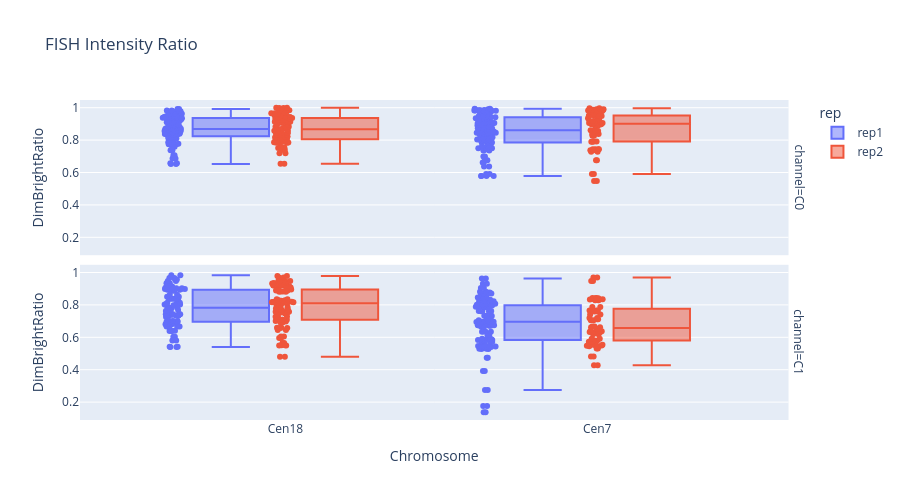

This figure's notebook cell:
### Code cell
f = px.box(df, x='Chromosome', y='DimBrightRatio', color='rep', points='all', width=900, height=500, facet_row='channel', title='FISH Intensity Ratio', hover_data=['fname', 'nucleus_label'])
f.write_html('FISH_Dim_Bright_Intensity_Ratio.html')
f

### Figure 1 — Plotly figure (JSON) as saved in the notebook; plotly's stock layout.template omitted (floating-point values rounded to 4 significant figures; data arrays with more than 128 entries replaced by an {"elided": "..."} marker saying what was removed)
{"data": [{"alignmentgroup": "True", "boxpoints": "all", "customdata": {"elided": "226x2 mixed values"}, "hovertemplate": "rep=rep1<br>channel=C0<br>Chromosome=%{x}<br>DimBrightRatio=%{y}<br>fname=%{customdata[0]}<br>nucleus_label=%{customdata[1]}<extra></extra>", "legendgroup": "rep1", "marker": {"color": "#636efa"}, "name": "rep1", "notched": false, "offsetgroup": "rep1", "orientation": "v", "showlegend": true, "type": "box", "x": {"elided": "226 str values"}, "x0": " ", "xaxis": "x2", "y": {"elided": "226 float values"}, "y0": " ", "yaxis": "y2"}, {"alignmentgroup": "True", "boxpoints": "all", "customdata": {"elided": "208x2 mixed values"}, "hovertemplate": "rep=rep1<br>channel=C1<br>Chromosome=%{x}<br>DimBrightRatio=%{y}<br>fname=%{customdata[0]}<br>nucleus_label=%{customdata[1]}<extra></extra>", "legendgroup": "rep1", "marker": {"color": "#636efa"}, "name": "rep1", "notched": false, "offsetgroup": "rep1", "orientation": "v", "showlegend": false, "type": "box", "x": {"elided": "208 str values"}, "x0": " ", "xaxis": "x", "y": {"elided": "208 float values"}, "y0": " ", "yaxis": "y"}, {"alignmentgroup": "True", "boxpoints": "all", "customdata": {"elided": "166x2 mixed values"}, "hovertemplate": "rep=rep2<br>channel=C0<br>Chromosome=%{x}<br>DimBrightRatio=%{y}<br>fname=%{customdata[0]}<br>nucleus_label=%{customdata[1]}<extra></extra>", "legendgroup": "rep2", "marker": {"color": "#EF553B"}, "name": "rep2", "notched": false, "offsetgroup": "rep2", "orientation": "v", "showlegend": true, "type": "box", "x": {"elided": "166 str values"}, "x0": " ", "xaxis": "x2", "y": {"elided": "166 float values"}, "y0": " ", "yaxis": "y2"}, {"alignmentgroup": "True", "boxpoints": "all", "customdata": {"elided": "170x2 mixed values"}, "hovertemplate": "rep=rep2<br>channel=C1<br>Chromosome=%{x}<br>DimBrightRatio=%{y}<br>fname=%{customdata[0]}<br>nucleus_label=%{customdata[1]}<extra></extra>", "legendgroup": "rep2", "marker": {"color": "#EF553B"}, "name": "rep2", "notched": false, "offsetgroup": "rep2", "orientation": "v", "showlegend": false, "type": "box", "x": {"elided": "170 str values"}, "x0": " ", "xaxis": "x", "y": {"elided": "170 float values"}, "y0": " ", "yaxis": "y"}], "layout": {"annotations": [{"font": {}, "showarrow": false, "text": "channel=C1", "textangle": 90, "x": 0.98, "xanchor": "left", "xref": "paper", "y": 0.2425, "yanchor": "middle", "yref": "paper"}, {"font": {}, "showarrow": false, "text": "channel=C0", "textangle": 90, "x": 0.98, "xanchor": "left", "xref": "paper", "y": 0.7575, "yanchor": "middle", "yref": "paper"}], "boxmode": "group", "height": 500, "legend": {"title": {"text": "rep"}, "tracegroupgap": 0}, "title": {"text": "FISH Intensity Ratio"}, "width": 900, "xaxis": {"anchor": "y", "domain": [0, 0.98], "title": {"text": "Chromosome"}}, "xaxis2": {"anchor": "y2", "domain": [0, 0.98], "matches": "x", "showticklabels": false}, "yaxis": {"anchor": "x", "domain": [0, 0.485], "title": {"text": "DimBrightRatio"}}, "yaxis2": {"anchor": "x2", "domain": [0.515, 1], "matches": "y", "title": {"text": "DimBrightRatio"}}}}
